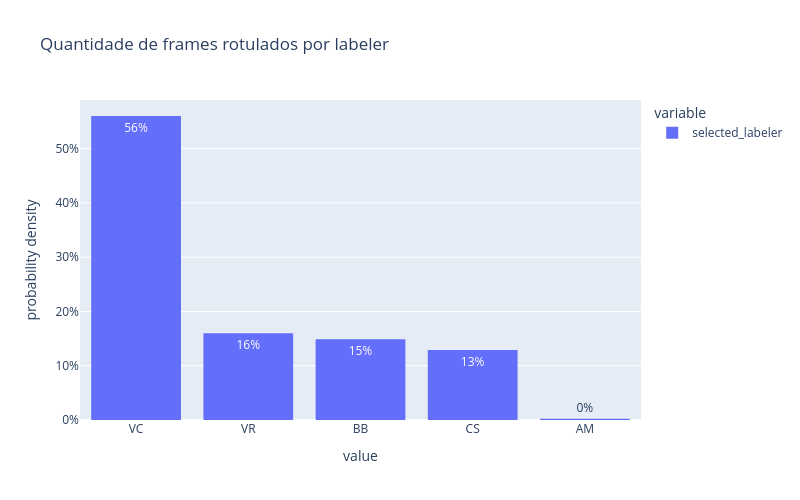

The cell this chart's notebook holds for it:
### Code cell
# Quantidade de frames rotulados por rotuladores

fig = px.histogram(
    video_frame_df.selected_labeler, 
    title='Quantidade de frames rotulados por labeler',
    histnorm='probability density',
    text_auto=True
)

fig.update_xaxes(categoryorder='total descending')

fig.update_layout(
    bargap=0.2,
    yaxis_tickformat=',.0%',
    width=800,
    height=500, 
)

### Figure 1 — Plotly figure (JSON) as saved in the notebook; plotly's stock layout.template omitted (floating-point values rounded to 4 significant figures; data arrays with more than 128 entries replaced by an {"elided": "..."} marker saying what was removed)
{"data": [{"alignmentgroup": "True", "bingroup": "x", "histnorm": "probability density", "hovertemplate": "variable=selected_labeler<br>value=%{x}<br>probability density=%{y}<extra></extra>", "legendgroup": "selected_labeler", "marker": {"color": "#636efa", "pattern": {"shape": ""}}, "name": "selected_labeler", "offsetgroup": "selected_labeler", "orientation": "v", "showlegend": true, "texttemplate": "%{value}", "type": "histogram", "x": {"elided": "814 str values"}, "xaxis": "x", "yaxis": "y"}], "layout": {"bargap": 0.2, "barmode": "relative", "height": 500, "legend": {"title": {"text": "variable"}, "tracegroupgap": 0}, "title": {"text": "Quantidade de frames rotulados por labeler"}, "width": 800, "xaxis": {"anchor": "y", "categoryorder": "total descending", "domain": [0, 1], "title": {"text": "value"}}, "yaxis": {"anchor": "x", "domain": [0, 1], "tickformat": ",.0%", "title": {"text": "probability density"}}}}
